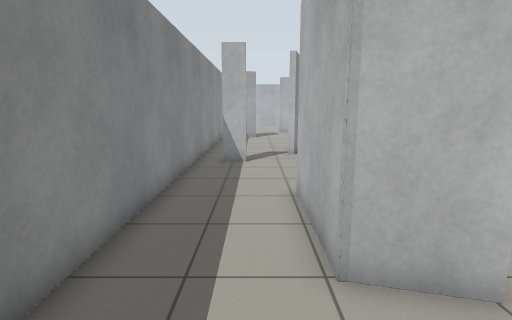
View 1 (above)

12 first-person views from a walk through a world built for the Gazebo simulator. The camera is 1.2 m above the floor, tilts 10° down and sees 80° across. The floor is counted in squares, 0.5 m on a side. Each view is taken from the middle of a square. On the plan, view 1 faces up. The plan holds only what a view shows up to about 18 squares ahead; the rest is blank.

View 2
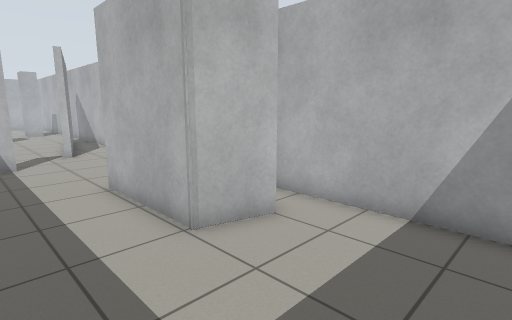

View 3
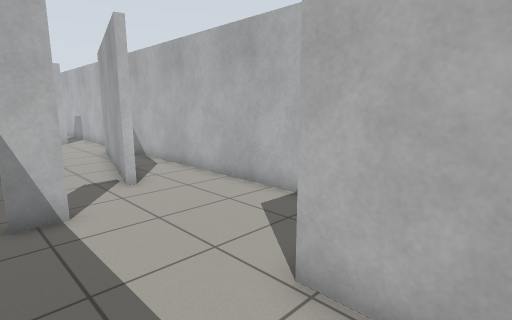

View 4
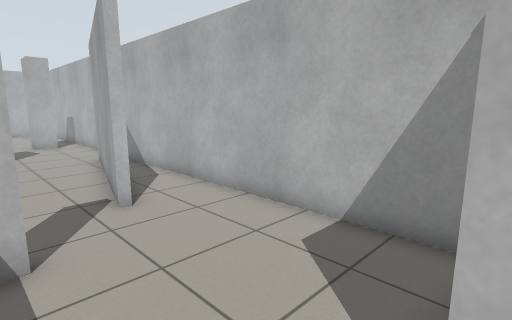

View 5
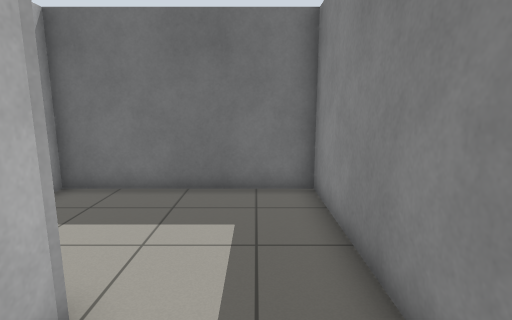

View 6
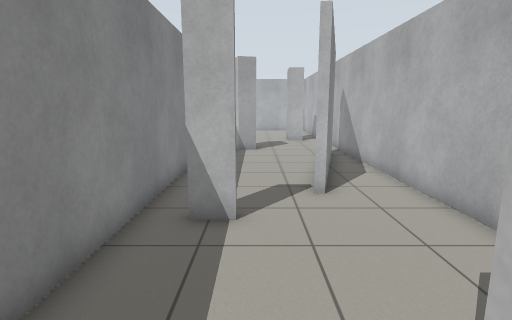

View 7
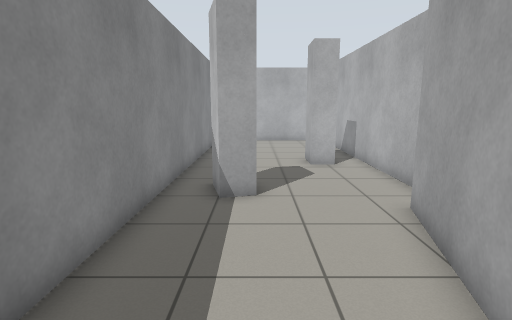

View 8
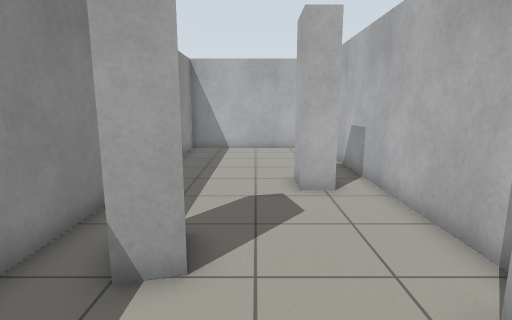

View 9
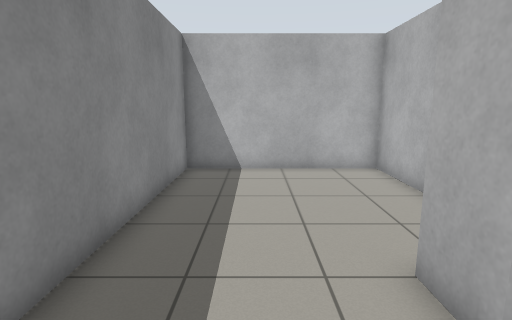

View 10
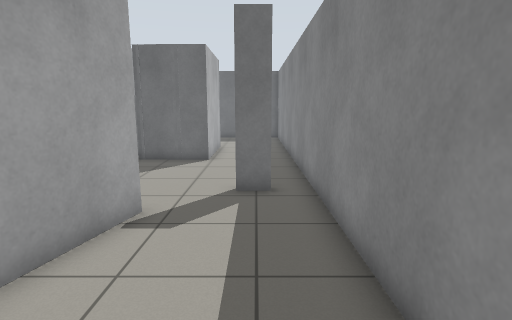

View 11
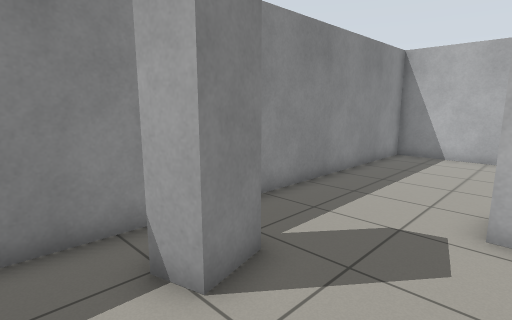

View 12
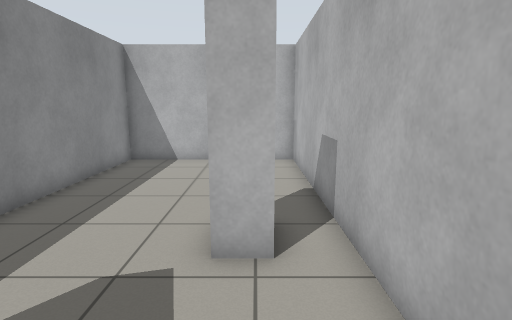

### Floor plan
Points are (right, up) in squares from view 1. A wall is a line through its corners. A room is listed if a view was taken in it or the views show most of it. See-through windows are left out.
Room 1 (views 1, 2)
walls: (3.1, 3.4) (1.1, 3.9); (-2.7, 3.5) (-2.7, -1.7) (4.7, -1.7) (4.7, 4.9)
ways out: opening at (-1, 3) to room 2
Room 2 (views 3, 4, 5, 6)
walls: (-1.5, 13.5) (-0.4, 13.5) (-0.4, 13.2) (-1.5, 13.2); (-2.7, 14.5) (-2.7, 3.5); (4.7, 7.2) (4.7, 21.1); (1.1, 3.9) (1.1, 8.5) (4.3, 8.3); (4, 22.9) (1.9, 15.1)
ways out: opening at (-1, 3) to room 1; opening at (-0.5, 15.2) to room 3
Room 3 (views 7, 8, 9, 10, 11, 12)
walls: (-0.4, 25.5) (0, 24.1) (-0.9, 23.8) (-1.3, 25.3); (3.4, 28.5) (2.3, 28.5) (2.3, 30.1); (4.7, 21.1) (4.7, 37.7) (-2.7, 37.7) (-2.7, 14.5); (1.6, 15.2) (3.7, 23.1)
ways out: opening at (-0.5, 15.2) to room 2

Where each view was taken, in squares from view 1:
view 1: 0 up, 0 right, facing up
view 2: 1 down, 2 left, facing up-right
view 3: 6 up, 2 left, facing up-right
view 4: 8 up, 1 left, facing up-right
view 5: 7 up, 1 left, facing down
view 6: 7 up, 0 right, facing up
view 7: 16 up, 0 right, facing up
view 8: 20 up, 1 right, facing up
view 9: 26 up, 0 right, facing up
view 10: 22 up, 1 left, facing down
view 11: 22 up, 3 right, facing up-left
view 12: 24 up, 3 right, facing up
